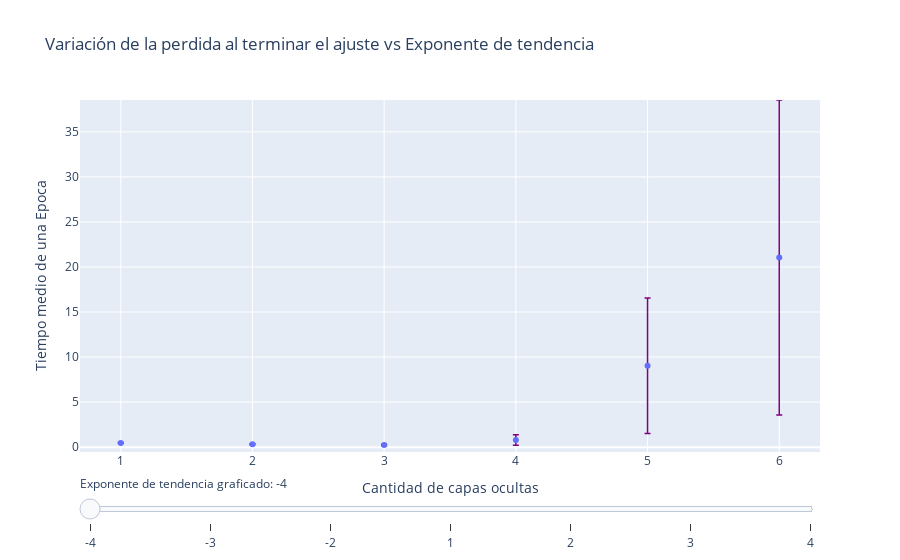

Notebook source saved alongside this figure:
### Code cell
## GRAFICOS 2D CON SLIDERS PARA POSIBLE CARACTERIZACION
# Create figure
#import plotly.graph_objects as go
fig = go.Figure()
#fig.show(block=True)
# Add traces, one for each slider step
for i in np.arange(0, X.shape[0] , 1):
    fig.add_trace(go.Scatter(  visible=False,
        x=Y[i,:], y=Z_2[i,:], mode='markers', name='measured', 
        error_y=dict( type='data', array=dZ_2[i,:], arrayminus = dZ_2[i,:] , color='purple', thickness=1.5, width=3) ) )
fig.data[0].visible = True# Make 10th trace visible
# Create and add slider
steps = [];
for i in range(len(fig.data)):
    #print(step)
    step = dict( method="restyle", args  =["visible", [False] * len(fig.data)], label = str(X[i,0]) )
    step["args"][1][i] = True  # Toggle i'th trace to "visible"
    steps.append(step)
sliders = [dict( active=10, currentvalue={"prefix": "Exponente de tendencia graficado: "}, pad={"t": 20}, steps=steps )]
fig.update_layout( sliders=sliders )
fig.update_layout(
    yaxis  = dict(range=[np.min(Z_2 - dZ_2), np.max(Z_2 + dZ_2)]), 
    xaxis_title="Cantidad de capas ocultas", yaxis_title="Tiempo medio de una Epoca", 
    title=" Variación de la perdida al terminar el ajuste vs Exponente de tendencia",)
fig.show()

### Figure 1 — Plotly figure (JSON) as saved in the notebook; plotly's stock layout.template omitted (floating-point values rounded to 4 significant figures)
{"data": [{"error_y": {"array": [0.03608, 0.04336, 0.08357, 0.5836, 7.526, 17.48], "arrayminus": [0.03608, 0.04336, 0.08357, 0.5836, 7.526, 17.48], "color": "purple", "thickness": 1.5, "type": "data", "width": 3}, "mode": "markers", "name": "measured", "type": "scatter", "visible": true, "x": [1, 2, 3, 4, 5, 6], "y": [0.4687, 0.3237, 0.2359, 0.7933, 9.033, 21.06]}, {"error_y": {"array": [0.04013, 0.07369, 0.07797, 0.5254, 6.049, 13.91], "arrayminus": [0.04013, 0.07369, 0.07797, 0.5254, 6.049, 13.91], "color": "purple", "thickness": 1.5, "type": "data", "width": 3}, "mode": "markers", "name": "measured", "type": "scatter", "visible": false, "x": [1, 2, 3, 4, 5, 6], "y": [0.4689, 0.3077, 0.2552, 0.789, 6.995, 13.38]}, {"error_y": {"array": [0.04538, 0.077, 0.08518, 0.3246, 6.852, 4.193], "arrayminus": [0.04538, 0.077, 0.08518, 0.3246, 6.852, 4.193], "color": "purple", "thickness": 1.5, "type": "data", "width": 3}, "mode": "markers", "name": "measured", "type": "scatter", "visible": false, "x": [1, 2, 3, 4, 5, 6], "y": [0.484, 0.4049, 0.3304, 0.4141, 7.627, 7.475]}, {"error_y": {"array": [0.02141, 0.06928, 0.05134, 0.1142, 0.9771, 0.7711], "arrayminus": [0.02141, 0.06928, 0.05134, 0.1142, 0.9771, 0.7711], "color": "purple", "thickness": 1.5, "type": "data", "width": 3}, "mode": "markers", "name": "measured", "type": "scatter", "visible": false, "x": [1, 2, 3, 4, 5, 6], "y": [0.5257, 0.4708, 0.4468, 0.3663, 0.8379, 0.8589]}, {"error_y": {"array": [0.01368, 0.03465, 0.03144, 0.08038, 0.08807, 0.1267], "arrayminus": [0.01368, 0.03465, 0.03144, 0.08038, 0.08807, 0.1267], "color": "purple", "thickness": 1.5, "type": "data", "width": 3}, "mode": "markers", "name": "measured", "type": "scatter", "visible": false, "x": [1, 2, 3, 4, 5, 6], "y": [0.5362, 0.5721, 0.5244, 0.5397, 0.5268, 0.4962]}, {"error_y": {"array": [0.01395, 0.01626, 0.1023, 0.03257, 0.06, 0.08044], "arrayminus": [0.01395, 0.01626, 0.1023, 0.03257, 0.06, 0.08044], "color": "purple", "thickness": 1.5, "type": "data", "width": 3}, "mode": "markers", "name": "measured", "type": "scatter", "visible": false, "x": [1, 2, 3, 4, 5, 6], "y": [0.5429, 0.5746, 0.5329, 0.498, 0.4996, 0.461]}, {"error_y": {"array": [0.007193, 0.006341, 0.01254, 0.0246, 0.02535, 0.02187], "arrayminus": [0.007193, 0.006341, 0.01254, 0.0246, 0.02535, 0.02187], "color": "purple", "thickness": 1.5, "type": "data", "width": 3}, "mode": "markers", "name": "measured", "type": "scatter", "visible": false, "x": [1, 2, 3, 4, 5, 6], "y": [0.5389, 0.535, 0.5171, 0.4761, 0.4444, 0.4257]}], "layout": {"sliders": [{"active": 10, "currentvalue": {"prefix": "Exponente de tendencia graficado: "}, "pad": {"t": 20}, "steps": [{"args": ["visible", [true, false, false, false, false, false, false]], "label": "-4", "method": "restyle"}, {"args": ["visible", [false, true, false, false, false, false, false]], "label": "-3", "method": "restyle"}, {"args": ["visible", [false, false, true, false, false, false, false]], "label": "-2", "method": "restyle"}, {"args": ["visible", [false, false, false, true, false, false, false]], "label": "1", "method": "restyle"}, {"args": ["visible", [false, false, false, false, true, false, false]], "label": "2", "method": "restyle"}, {"args": ["visible", [false, false, false, false, false, true, false]], "label": "3", "method": "restyle"}, {"args": ["visible", [false, false, false, false, false, false, true]], "label": "4", "method": "restyle"}]}], "title": {"text": " Variación de la perdida al terminar el ajuste vs Exponente de tendencia"}, "xaxis": {"title": {"text": "Cantidad de capas ocultas"}}, "yaxis": {"range": [-0.536, 38.54], "title": {"text": "Tiempo medio de una Epoca"}}}}
